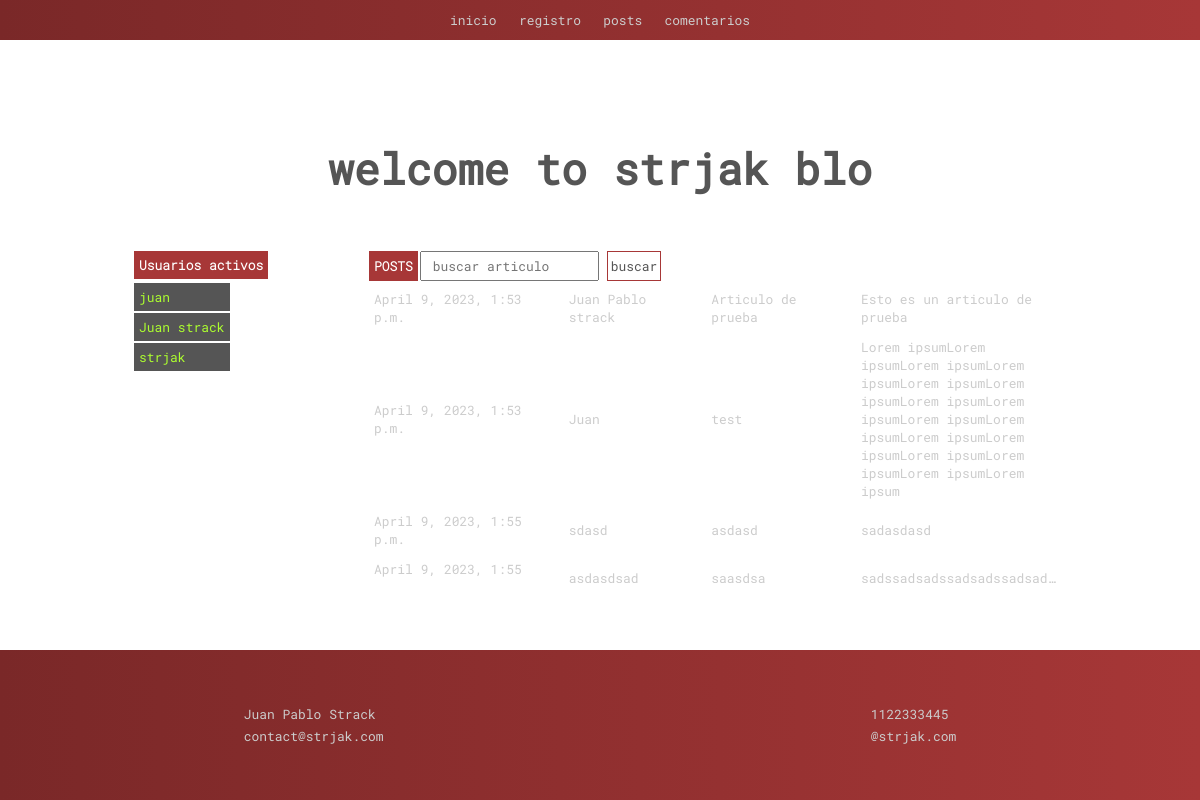
Page /AppBlog/ on the committed database.
### AppBlog/models.py (models this page shows)
class Users(models.Model):
    user_name = models.CharField(max_length=25)
    user_pass = models.CharField(max_length=40)
    user_email = models.EmailField()

class Posts(models.Model):
    post_date = models.DateTimeField(auto_now=True)
    post_author = models.CharField(max_length=25)
    post_title = models.CharField(max_length=40)
    post_content = models.TextField(max_length=1000)

### AppBlog/views.py (the view)
# urls.py: path('', main, name='inicio'),
def main(request):
    users = Users.objects.all()
    posts = Posts.objects.all()
    return render(request, 'inicio.html', {'users' : users, 'posts' : posts})

### AppBlog/templates/inicio.html
{% extends 'main.html' %}
{% load static %}
{% block main_content %}
<h1 id="main-title" class="title"></h1>
<section class="main-content">
    <table class="user-list">
        <thead>
            <tr>
                <th>Usuarios activos</th>
            </tr>
        </thead>
        <tbody>
            {% for user in users %}
            <tr><td><span>{{user.user_name}}</span></td></tr>
            {% endfor %}
        </tbody>
    </table>
    <table class="post-list">
        <thead>
            <tr>
                <th>POSTS</th>
                <th class="th-filter">
                    <form action="/AppBlog/busqueda/" method="get"> {% csrf_token %}
                        <input type="search" name="post-filter" placeholder=" buscar articulo">
                        <input type="submit" value="buscar">
                    </form>
                </th>
            </tr>
        </thead>
        <tbody>
            {% block busqueda %}
            {% for post in posts %}
            <tr>
                <td>{{post.post_date}}</td>
                <td>{{post.post_author}}</td>
                <td>{{post.post_title}}</td>
                <td>{{post.post_content}}</td>
            </tr>
            {% endfor %}
            {% endblock %}
        </tbody>
    </table>
</section>
{% endblock %}

### AppBlog/templates/main.html (shortened to what this page needs)
<!DOCTYPE html>
<html lang="en">
<head>
    {% load static %}
    <link rel="stylesheet" href="{% static 'css/fonts.css' %}">
    <link rel="stylesheet" href="{% static 'css/main-styles.css' %}">
    <link rel="stylesheet" href="{% static 'css/inicio-styles.css' %}">
    <link rel="stylesheet" href="{% static 'css/registro-styles.css' %}">
    <link rel="stylesheet" href="{% static 'css/posts-styles.css' %}">
    <link rel="stylesheet" href="{% static 'css/comentarios-styles.css' %}">
</head>
<body>
    <nav>
        <ul class="main-menu">
            <li>
                <a href="{% url 'inicio' %}">inicio</a>
            </li>
            <li>
                <a href="{% url 'registro' %}">registro</a>
            </li>
            <li>
                <a href="{% url 'publicar-post' %}">posts</a>
            </li>
            <li>
                <a href="{% url 'comentarios' %}">comentarios</a>
            </li>
        </ul>
    </nav>
    <main>
        {% block main_content %}
        {% endblock %}
    </main>
    <footer>
        <section class="footer-section">
            <ul>
                <li>
                    <a href="">Juan Pablo Strack</a>
                </li>
                <li>
                    <a href="">contact@strjak.com</a>
                </li>
            </ul>
        </section>
        <section class="footer-section">
            <ul>
                <li>
                    <a href="">1122333445</a>
                </li>
                <li>
                    <a href="">@strjak.com</a>
                </li>
            </ul>
        </section>
    </footer>
</body>
</html>

### AppBlog/static/css/main-styles.css (style rules this page uses)
* { margin: 0px; padding: 0px; list-style: none; text-decoration: none; color: #ccc; font-family: RobotoMono-Regular; font-size: 0.9rem; }
.title { font-family: RobotoMono-Regular; font-size: 3rem; color: #555; text-align: center; padding-top: 100px; }
nav { background: #a73737; background: -webkit-linear-gradient(to right, #7a2828, #a73737); background: linear-gradient(to right, #7a2828, #a73737); width: 100%; height: 40px; display: flex; justify-content: center; align-items: center; }
.main-menu { width: 300px; display: flex; flex-direction: row; justify-content: space-between; }
footer { background: #a73737; background: -webkit-linear-gradient(to right, #7a2828, #a73737); background: linear-gradient(to right, #7a2828, #a73737); width: 100%; height: 150px; position: absolute; bottom: 0px; display: flex; flex-direction: row; justify-content: space-around; }
.footer-section { display: flex; flex-direction: column; justify-content: center; }
.footer-section > ul { height: 40px; display: flex; flex-direction: column; justify-content: space-between; }

### AppBlog/static/css/inicio-styles.css (style rules this page uses)
.main-content { margin: auto; padding-top: 50px; display: flex; flex-direction: row; justify-content: center; width: 100%; max-width: 940px; }
.post-list thead, .post-list tbody, .user-list thead, .user-list tbody { display: block; }
.post-list { flex: 3; }
.post-list tbody { height: 300px; overflow-y: auto; overflow-x: hidden; }
.post-list th { background-color: #a73737; padding: 5px; color: #fff; font-family: RobotoMono-Light; }
.post-list td { max-width: 200px; overflow: hidden; text-overflow: ellipsis; padding: 5px; }
.th-filter { background-color: #fff !important; padding: 0px !important; color: #555 !important; display: block; height: 30px; }
.th-filter form { height: 100%; }
.th-filter form input { height: 100%; outline: none; padding: 3px; color: #555; }
.th-filter form input[type="submit"] { background-color: #fff; border: #a73737 1px solid; cursor: pointer; }
.user-list { flex: 1; }
.user-list th { background-color: #a73737; padding: 5px; color: #fff; font-family: RobotoMono-Light; }
.user-list td { background-color: #555; padding: 5px; }
.user-list td > span { color: greenyellow; }

### rows in the picture
Users: user_name "juan"
Users: user_name "Juan strack"
Users: user_name "strjak"
Posts: post_date "April 9, 2023, 1:53 p.m.", post_author "Juan Pablo strack", post_title "Articulo de prueba", post_content "Esto es un articulo de prueba"
Posts: post_date "April 9, 2023, 1:53 p.m.", post_author "Juan", post_title "test", post_content "Lorem ipsumLorem ipsumLorem ipsumLorem ipsumLorem ipsumLorem ipsumLorem ipsumLorem ipsumLorem ipsumLorem ipsumLorem ipsumLorem ipsumLorem ipsumLorem ipsumLorem ipsumLorem ipsum"
Posts: post_date "April 9, 2023, 1:55 p.m.", post_author "sdasd", post_title "asdasd", post_content "sadasdasd"
Posts: post_date "April 9, 2023, 1:55…", post_author "asdasdsad", post_title "saasdsa", post_content "sadssadsadssadsadssadsad…"
